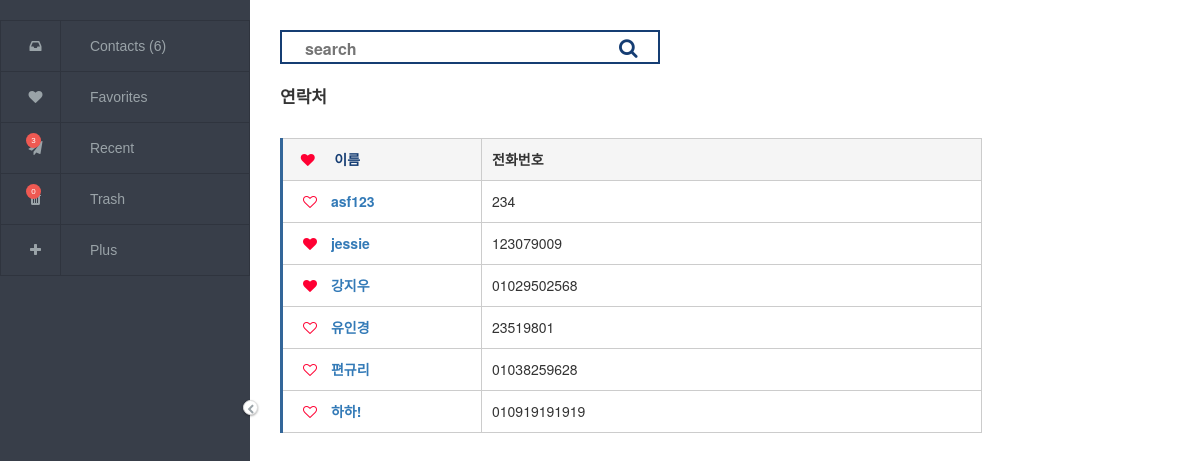
The page / on the database its author committed.
### ADDRESSBOOK.py (models this page shows, shortened)
class PERSON(db.Model):
   id=db.Column(db.Integer, primary_key=True, unique=True, autoincrement=True)
   name=db.Column(db.String(50), nullable=False, default='')
   number=db.Column(db.String(50), nullable=False, default='')
   email=db.Column(db.String(50), nullable=False, default='')
   favorite=db.Column(db.String(10), default="♡")
   deleted=db.Column(db.Boolean, default=False)

### ADDRESSBOOK.py (the view)
@app.route("/")
def main():
   return render_template('main.html', ADDRESSBOOK=PERSON.query.filter_by(deleted=False).order_by("name").all(), contact_count=PERSON.query.filter_by(deleted=False).count(),trashcount=PERSON.query.filter_by(deleted=True).count())

### templates/main.html (shortened to what this page needs)
<!doctype html>
<html lang="kr">
   <head>
<link rel="stylesheet" href="http://netdna.bootstrapcdn.com/font-awesome/4.3.0/css/font-awesome.min.css" />
<link rel="stylesheet" href="http://maxcdn.bootstrapcdn.com/bootstrap/3.3.7/css/bootstrap.min.css" />
<link rel="stylesheet" href="{{ url_for('static', filename='css/main.css')}}"/>
<link rel="stylesheet" href="https://maxcdn.bootstrapcdn.com/font-awesome/4.7.0/css/font-awesome.min.css" />
</head>
<body>
<nav>
   <label for="menu_state"><i class="fa"></i></label>
   <ul>
      <li>
         <a href="/">
            <i class="fa fa-inbox"></i>
            <span>Contacts ({{contact_count}})</span>
         </a>
      </li>
      <li>
         <a href="/favorite">
            <i class="fa fa-heart"></i>
            <span>Favorites</span>
         </a>
      </li>
      <li data-content="3" class="unread">
         <a href="/recent">
            <i class="fa fa-paper-plane"></i>
            <span>Recent</span>
         </a>
      </li>
      <li data-content={{trashcount}} class="unread">
         <a href="/trash">
            <i class="fa fa-trash"></i>
            <span>Trash</span>
         </a>
      </li>
      <li>
         <a href="/new" onclick="layer_open('add'); return false;">
            <i class="fa fa-plus"></i>
            <span>Plus</span></a>
      </li>
   </ul>
</nav>
<main>
   <div>
       <span>
      <form class="search-bar" action="/search" method="POST">
         <input type='text' name='string' class='input_text' placeholder='search'>
         <a type="submit" class="fa fa-search" style = "color:#153d73; font-size: 20px"></a>
      </form>
</span>
        <table class="contact_list">
        <thead><p style="font-weight: bold; font-size: 17px; margin-left: 30px; margin-top: 20px">연락처</p>
        </thead>
        <tbody>
          <tr>
              <th scop="row" style="background: #f5f5f5">&nbsp;&nbsp;<i class="fa fa-heart" style="color:#ff0033"></i>&nbsp;&nbsp;&nbsp;&nbsp;&nbsp;이름</th>
              <td style="background:#f5f5f5;font-weight: bold">전화번호</td> </tr>
              {%- for i in ADDRESSBOOK %}
              <th scope="row">
              <a href="/favorite/{{i.id}}"  title = "{{i.favorite}}" class="fa fa-heart-o" style="color :#ff0033" name="favoriticon"> </a>
              <a href = "#{{i.name}}" class="btn-example" onclick="layer_open('{{i.name}}'); return false;" > {{i.name }}</a>
              </th>
              <td>{{ i.number }}</td>
       {%- endfor %}
       </tbody>
      </table>
   </div>
</main>
</body>
</html>

### static/css/main.css (style rules this page uses)
input[type="checkbox"]:checked ~ nav { width: 250px; }
input[type="checkbox"]:checked ~ nav label[for="menu_state"] i::before { content: "\f053"; }
input[type="checkbox"]:checked ~ nav ul { width: 100%; }
input[type="checkbox"]:checked ~ nav ul li a i { border-right: 1px solid #2f343e; }
input[type="checkbox"]:checked ~ nav ul li a span { opacity: 1; transition: opacity 0.25s ease-in-out; }
input[type="checkbox"]:checked ~ main { left: 250px; }
nav { position: fixed; z-index: 9; top: 0; left: 0; bottom: 0; background: #383e49; color: #9aa3a8; width: 50px; font-family: 'Montserrat', sans-serif; font-weight: lighter; transition: all 0.15s ease-in-out; }
nav label[for="menu_state"] i { cursor: pointer; position: absolute; top: 50%; right: -8px; box-shadow: 0 1px 3px rgba(0,0,0,0.12), 0 1px 2px rgba(0,0,0,0.24); background: #fff; font-size: 10px; display: flex; justify-content: center; align-items: center; height: 15px; width: 15px; border-radius: 50%; border: 1px solid #ddd; transition: width 0.15s ease-in-out; z-index: 1; }
nav label[for="menu_state"] i::before { margin-top: 2px; content: "\f054"; }
nav ul { overflow: hidden; display: block; width: 50px; list-style-type: none; padding: 0; margin: 0; }
nav ul li { border: 1px solid #2f343e; position: relative; }
nav ul li.unread:after { content: attr(data-content); position: absolute; top: 10px; left: 25px; display: flex; justify-content: center; align-items: center; width: 15px; height: 15px; border-radius: 50%; color: #fff; background: #ef5952; font-size: 8px; }
nav ul li:not(:last-child) { border-bottom: none; }
nav ul li a { position: relative; display: block; white-space: nowrap; text-decoration: none; color: #9aa3a8; height: 50px; width: 100%; transition: all 0.15s ease-in-out; }
nav ul li a * { height: 100%; display: inline-block; }
nav ul li a i { text-align: center; width: 50px; z-index: 999999; }
nav ul li a i.fa { line-height: 50px; }
nav ul li a span { padding-left: 25px; opacity: 0; line-height: 50px; transition: opacity 0.1s ease-in-out; }
main { position: absolute; transition: all 0.15s ease-in-out; top: 0; left: 50px; }
label { display: inline-block; width: 90px; text-align: right; }
table.contact_list { border-collapse: collapse; text-align: left; line-height: 1.5; border-top: 1px solid #ccc; border-left: 3px solid #369; margin : 30px 30px; }
table.contact_list th { width: 200px; padding: 10px; margin-left: 30px font-weight: bold; vertical-align: top; color: #153d73; border-right: 1px solid #ccc; border-bottom: 1px solid #ccc; }
table.contact_list td { width: 500px; padding: 10px; vertical-align: top; border-right: 1px solid #ccc; border-bottom: 1px solid #ccc; }
* { margin: 0; padding: 0; }
body { margin: 100px; }
div form.search-bar { display: inline-block; width: 380px; height: 34px; border: 2px solid #153d73; background: white; margin-left: 30px; margin-top :30px; padding: 0 20px 5px; }
div form input { width: 300px; height: 21px; margin: 6px 0 0 3px; border: 0; line-height: 21px; font-weight: bold; font-size: 16px; outline: none; }

### templates/main.html (style rules this page uses)
a { margin-left:10px; }
body { background: url('https://static.pexels.com/photos/28773/pexels-photo-28773.jpg') no-repeat center center fixed; -webkit-background-size: cover; -moz-background-size: cover; -o-background-size: cover; background-size: cover; }

### rows shown on the page
PERSON: name "asf123", number "234"
PERSON: name "jessie", number "123079009"
PERSON: name "강지우", number "01029502568"
PERSON: name "유인경", number "23519801"
PERSON: name "편규리", number "01038259628"
PERSON: name "하하!", number "010919191919"

### other values the page prints
{{ contact_count }} "6"
